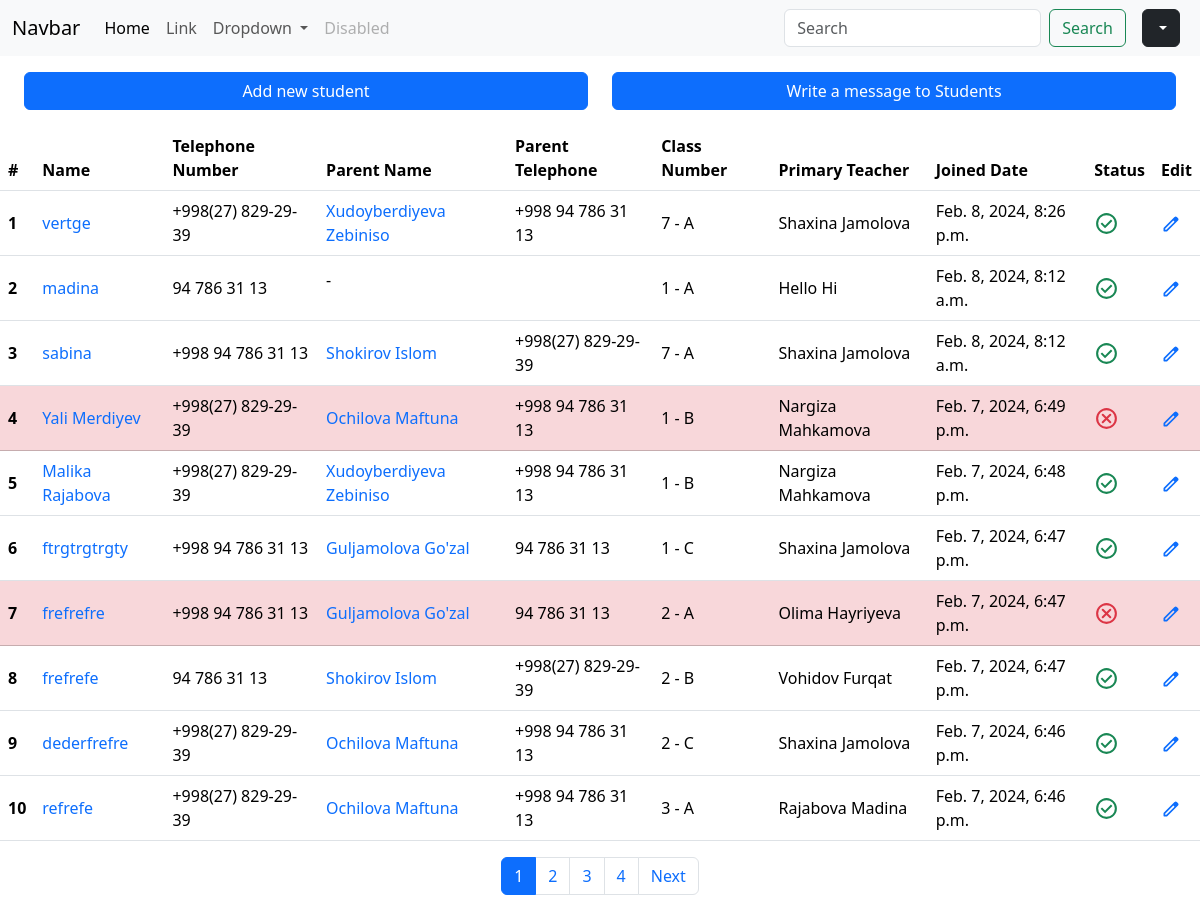
The page /students/ on the database its author committed.
### core/models.py (models this page shows, shortened)
class Student(models.Model):
    name = models.CharField(max_length=50)
    phone_number = models.CharField(max_length=100)
    parent = models.ForeignKey(Parent, on_delete=models.SET_NULL, null=True, blank=True)
    status = models.BooleanField(default=True)
    created_at = models.DateTimeField(auto_now_add=True, null=True)
    student_class = models.ForeignKey(CreateClass, on_delete=models.SET_NULL, null=True)

class Parent(models.Model):
    name = models.CharField(max_length=50)
    phone_number = models.CharField(max_length=120)
    def __str__(self):
        return self.name

class CreateClass(models.Model):
    letter_of_group = models.CharField(max_length=40)
    class_degree = models.ForeignKey(ClassDegrees, on_delete=models.SET_NULL, null=True)
    primary_teacher = models.ForeignKey(Teacher, on_delete=models.SET_NULL,null=True, related_name="primary_teacher")
    def __str__(self):
        return f"{self.class_degree} - {self.letter_of_group}"

class ClassDegrees(models.Model):
    number = models.IntegerField()
    subjects = models.ManyToManyField("Subject", related_name="subject_groups")
    class DegreeTypes(models.TextChoices):
        primary = "boshlang'ich", "Boshlang'ich"
        middle_school = "o'rta", "O'rta"
        high_school = "yuqori", "Yuqori"
    degree = models.CharField(
        choices = DegreeTypes.choices,
        default = DegreeTypes.primary,
        max_length = 120
    )
    def __str__(self):
        return f"{self.number}"

class Teacher(models.Model):
    name = models.CharField(max_length=150)
    phone_number = models.CharField(max_length=400)
    created_at = models.DateTimeField(auto_now_add=True, null=True)
    def __str__(self):
        return self.name

### core/views.py (the view)
# urls.py: path('students/', StudentsList.as_view(), name="students_list"),
class StudentsList(generic.ListView):
    model = Student
    template_name = "core/list.html"
    context_object_name = "students"
    queryset = Student.objects.all().order_by("-created_at")
    paginate_by = 10
    def get_context_data(self, **kwargs):
        context = super().get_context_data(**kwargs)
        context['range'] = range(1, context['paginator'].num_pages + 1)
        context['accumulative'] =  context['paginator'].per_page * (context['page_obj'].number - 1)
        context['form'] = StudentForm()
        return context

### core/forms.py
class StudentForm(forms.ModelForm):
    class Meta:
        model = Student
        fields = [
            "name",
            "phone_number",
            "parent",
            "status",
            "student_class",
        ]
    def __init__(self, *args, **kwargs):
        super(StudentForm, self).__init__(*args, **kwargs)
        for field in self.fields:
            if field != "status":
                self.fields[field].widget.attrs['class'] = "form-control mb-2"

### core/templates/core/list.html (shortened to what this page needs)
{% extends 'core/index.html' %}
{% block content %}
<div class="container-fluid px-4 pt-3">
    <div class="row">
        <div class="col-6">
            <button type="button" class="btn btn-primary w-100" data-bs-toggle="modal" data-bs-target="#exampleModal">
                Add new student
            </button>
        </div>
        <div class="col-6">
            <btn class="btn btn-primary w-100">
                Write a message to Students
            </btn>
        </div>
    </div>
</div>
<div class="table-responsive pt-3">
    <table class="table table-hover align-middle">
        <thead>
            <tr>
            <th scope="col">#</th>
            <th scope="col">Name</th>
            <th scope="col">Telephone Number</th>
            <th scope="col">Parent Name</th>
            <th scope="col">Parent Telephone</th>
            <th scope="col">Class Number</th>
            <th scope="col">Primary Teacher</th>
            <th scope="col">Joined Date</th>
            <th scope="col">Status</th>
            <th scope="col">Edit</th>
            </tr>
        </thead>
        <tbody>
            {% for student in page_obj %}
            <tr class="{% if not student.status %} table-danger {% endif %}">
            <th scope="row">{{ forloop.counter|add:accumulative }} </th>
            <td><a href="{% url 'student_update' student.id %}">{{ student.name }}</a></td>
            <td>{{ student.phone_number }}</td>
            <td>
                {% if student.parent %}
                <a href="{% url 'parent_update' student.parent.id %}">
                {{ student.parent.name }}</a>
                {% else %}
                <p>-</p>
                {% endif %}
            </td>
            <td>{{ student.parent.phone_number }}</td>
            <td>{{student.student_class}}</td>
            <td>{{ student.student_class.primary_teacher }}</td>
            <td>{{ student.created_at }}</td>
            <td>
            </td>
            <td>
                <a href="{% url 'student_update' student.id %}">
                </a>
            </td>
            </tr>
            {% endfor %}
        </tbody>
    </table>
    <nav aria-label="Page navigation example" class="d-flex justify-content-center">
        <ul class="pagination">
            {% for pagination in range %}
          <li class="page-item"><a class="page-link current {% if pagination == page_obj.number %} active {% endif %}" href="?page={{pagination}}">{{pagination }}</a></li>
          {% endfor %}
          {% if page_obj.has_next %}
          <li class="page-item"><a class="page-link" href="?page={{ page_obj.next_page_number }}">Next</a></li>
          {% endif %}
        </ul>
      </nav>
</div>
{% endblock content %}

### core/templates/core/index.html (shortened to what this page needs)
<!DOCTYPE html>
<html lang="en">
<head>
    <link rel="stylesheet" href="https://cdn.jsdelivr.net/npm/bootstrap@5.3.2/dist/css/bootstrap.min.css">
</head>
<body>
    <nav class="navbar navbar-expand-lg bg-body-tertiary">
        <div class="container-fluid">
          <a class="navbar-brand" href="#">Navbar</a>
          <div class="collapse navbar-collapse" id="navbarSupportedContent">
            <ul class="navbar-nav me-auto mb-2 mb-lg-0">
              <li class="nav-item">
                <a class="nav-link active" aria-current="page" href="#">Home</a>
              </li>
              <li class="nav-item">
                <a class="nav-link" href="#">Link</a>
              </li>
              <li class="nav-item dropdown">
                <a class="nav-link dropdown-toggle" href="#" role="button" data-bs-toggle="dropdown" aria-expanded="false">
                  Dropdown
                </a>
              </li>
              <li class="nav-item">
                <a class="nav-link disabled" aria-disabled="true">Disabled</a>
              </li>
            </ul>
            <form class="d-flex px-2" role="search">
              <input class="form-control me-2" type="search" placeholder="Search" aria-label="Search">
              <button class="btn btn-outline-success" type="submit">Search</button>
            </form>
            <div class="dropdown px-2">
                <button class="btn btn-dark dropdown-toggle" type="button" data-bs-toggle="dropdown" aria-expanded="false">
                </button>
              </div>
          </div>
        </div>
      </nav>
      {% block content %}
      {% endblock content %}
</body>
</html>

### core/templates/core/list.html (style rules this page uses)
.table { padding: 0px 30px; }
a { text-decoration: none; }

### rows shown on the page
Student: name "vertge", phone_number "+998(27) 829-29-39", parent.name "Xudoyberdiyeva Zebiniso", parent.phone_number "+998 94 786 31 13", student_class "7 - A", student_class.primary_teacher "Shaxina Jamolova", created_at "Feb. 8, 2024, 8:26 p.m.", status True (drawn)
Student: name "madina", phone_number "94 786 31 13", student_class "1 - A", student_class.primary_teacher "Hello Hi", created_at "Feb. 8, 2024, 8:12 a.m.", status True (drawn)
Student: name "sabina", phone_number "+998 94 786 31 13", parent.name "Shokirov Islom", parent.phone_number "+998(27) 829-29-39", student_class "7 - A", student_class.primary_teacher "Shaxina Jamolova", created_at "Feb. 8, 2024, 8:12 a.m.", status True (drawn)
Student: name "Yali Merdiyev", phone_number "+998(27) 829-29-39", parent.name "Ochilova Maftuna", parent.phone_number "+998 94 786 31 13", student_class "1 - B", student_class.primary_teacher "Nargiza Mahkamova", created_at "Feb. 7, 2024, 6:49 p.m.", status False (drawn)
Student: name "Malika Rajabova", phone_number "+998(27) 829-29-39", parent.name "Xudoyberdiyeva Zebiniso", parent.phone_number "+998 94 786 31 13", student_class "1 - B", student_class.primary_teacher "Nargiza Mahkamova", created_at "Feb. 7, 2024, 6:48 p.m.", status True (drawn)
Student: name "ftrgtrgtrgty", phone_number "+998 94 786 31 13", parent.name "Guljamolova Go'zal", parent.phone_number "94 786 31 13", student_class "1 - C", student_class.primary_teacher "Shaxina Jamolova", created_at "Feb. 7, 2024, 6:47 p.m.", status True (drawn)
Student: name "frefrefre", phone_number "+998 94 786 31 13", parent.name "Guljamolova Go'zal", parent.phone_number "94 786 31 13", student_class "2 - A", student_class.primary_teacher "Olima Hayriyeva", created_at "Feb. 7, 2024, 6:47 p.m.", status False (drawn)
Student: name "frefrefe", phone_number "94 786 31 13", parent.name "Shokirov Islom", parent.phone_number "+998(27) 829-29-39", student_class "2 - B", student_class.primary_teacher "Vohidov Furqat", created_at "Feb. 7, 2024, 6:47 p.m.", status True (drawn)
Student: name "dederfrefre", phone_number "+998(27) 829-29-39", parent.name "Ochilova Maftuna", parent.phone_number "+998 94 786 31 13", student_class "2 - C", student_class.primary_teacher "Shaxina Jamolova", created_at "Feb. 7, 2024, 6:46 p.m.", status True (drawn)
Student: name "refrefe", phone_number "+998(27) 829-29-39", parent.name "Ochilova Maftuna", parent.phone_number "+998 94 786 31 13", student_class "3 - A", student_class.primary_teacher "Rajabova Madina", created_at "Feb. 7, 2024, 6:46 p.m.", status True (drawn)

### other values the page prints
{{ pagination }} "1" "2" "3" "4"
